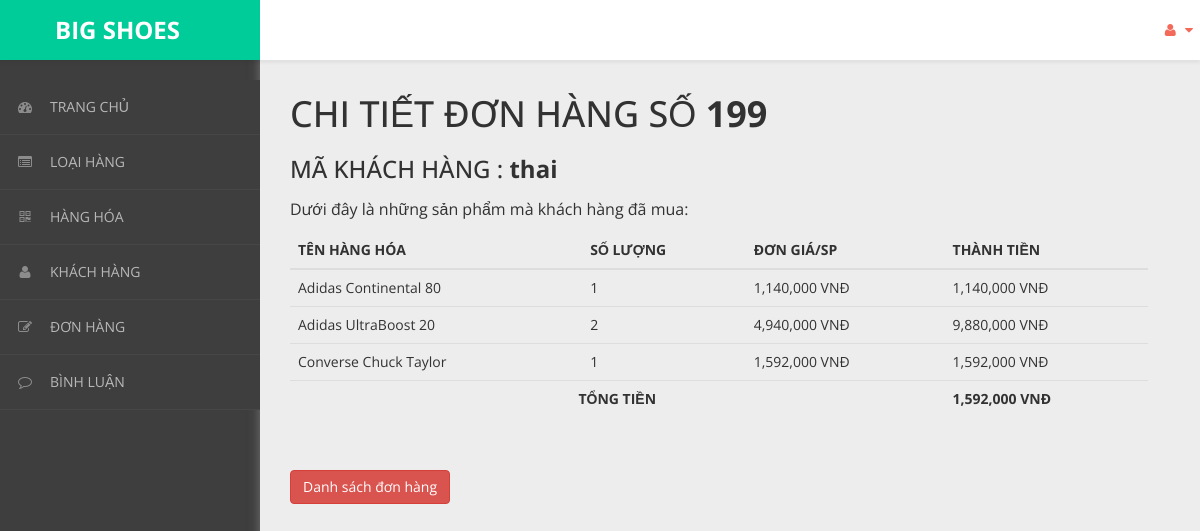
Screenshot of /admin/content/hoa-don/chi-tiet-hoa-don.php?ma_hd=199&ma_kh=thai with the database file from the repository.
### tables this page shows
CREATE TABLE `hoa_don_chi_tiet` (
  `ma_hd` int(11) NOT NULL,
  `so_luong` int(11) NOT NULL,
  `don_gia` int(11) NOT NULL,
  `ma_hh` int(11) NOT NULL
);

CREATE TABLE `hang_hoa` (
  `ma_hh` int(11) NOT NULL,
  `ten_hh` varchar(50) NOT NULL,
  `hinh` varchar(50) NOT NULL,
  `hinh1` varchar(255) NOT NULL,
  `hinh2` varchar(255) NOT NULL,
  `hinh3` varchar(255) NOT NULL,
  `don_gia` int(11) NOT NULL,
  `giam_gia` int(11) NOT NULL,
  `mo_ta` varchar(500) NOT NULL,
  `ma_loai` int(11) NOT NULL
);

### admin/dao/pdo.php (called while the page is built, shortened)
<?php
    function pdo_get_connection(){
        $pdo = new PDO("mysql:host=localhost;dbname=bigshoes",'root','');
        $pdo->setAttribute(PDO::ATTR_ERRMODE, PDO::ERRMODE_EXCEPTION);
        return $pdo;
    }
    function pdo_query($sql){
        $sql_args = array_slice(func_get_args(),1);
        try{
            $conn = pdo_get_connection();
            $stmt = $conn ->prepare($sql);
            $stmt -> execute($sql_args);
            $rows = $stmt -> fetchAll();
            return $rows;
        }catch(PDOException $e){
            throw $e;
        }finally{
            unset($conn);
        }
    }
    ?>

### admin/dao/hoa-don.php (called while the page is built, shortened)
<?php
require_once('pdo.php');
function hoa_don_chi_tiet_select_by_id($ma_hd)
{
    $sql = "SELECT hang_hoa.giam_gia, hoa_don_chi_tiet.so_luong, hang_hoa.don_gia,hang_hoa.ten_hh FROM hoa_don_chi_tiet
        JOIN hang_hoa ON hoa_don_chi_tiet.ma_hh = hang_hoa.ma_hh
        WHERE hoa_don_chi_tiet.ma_hd=?";
    return pdo_query($sql, $ma_hd);
}

### admin/content/hoa-don/chi-tiet-hoa-don.php (the view, shortened to what this page needs)
<!DOCTYPE html>
<html xmlns="http://www.w3.org/1999/xhtml">
<head>
    <link href="../../../css/admin/css/bootstrap.css" rel="stylesheet" />
    <link href="../../../css/admin/css/font-awesome.css" rel="stylesheet" />
    <link href="../../../css/admin/css/custom-styles.css" rel="stylesheet" />
</head>
<body>
    <div id="wrapper">
        <nav class="navbar navbar-default top-navbar" role="navigation">
            <div class="navbar-header">
                <a class="navbar-brand" href="../../../../bigshoes/trang-chinh/" style="background:#00CC99;">
                    <strong style="margin-left: 40px;">BIG SHOES</strong></a>
            </div>
            <ul class="nav navbar-top-links navbar-right">
                <li class="dropdown">
                    <a class="dropdown-toggle" data-toggle="dropdown" href="#" aria-expanded="false">
                        <i class="fa fa-user fa-fw"></i> <i class="fa fa-caret-down"></i>
                    </a>
                </li>
            </ul>
        </nav>
        <nav class="navbar-default navbar-side" role="navigation">
            <div class="sidebar-collapse">
                <ul class="nav" id="main-menu">
                    <li>
                        <a href="../thong-ke/thong-ke-list.php"><i class="fa fa-dashboard"></i>TRANG CHỦ</a>
                    </li>
                    <li>
                        <a href="../loai-hang/loai-hang-list.php"><i class="fa fa-list-alt" aria-hidden="true"></i>LOẠI HÀNG</a>
                    </li>
                    <li>
                        <a href="../hang-hoa/hang-hoa-list.php"><i class="fa fa-qrcode"></i>HÀNG HÓA</a>
                    </li>
                    <li>
                        <a href="../khach-hang/khach-hang-list.php"><i class="fa fa-user"></i>KHÁCH HÀNG</a>
                    </li>
                    <li>
                        <a href="../hoa-don/hoa-don-list.php"><i class="fa fa-edit"></i>ĐƠN HÀNG</a>
                    </li>
                    <li>
                        <a href="../binh-luan/binh-luan-list.php"><i class="fa fa-comment-o" aria-hidden="true"></i>BÌNH LUẬN</a>
                    </li>
                </ul>
            </div>
        </nav>
        <div id="page-wrapper">
            <div class="header">
                <?php
                require_once('../../../admin/dao/hoa-don.php');
                extract($_REQUEST);
                $items = hoa_don_chi_tiet_select_by_id($ma_hd);
                ?>
                <div class="page-header">
                    <h1>CHI TIẾT ĐƠN HÀNG SỐ <b><?= $ma_hd ?></b></h1><br>
                    <h3>MÃ KHÁCH HÀNG : <b><?= $ma_kh; ?></b></h3>
                    <p>Dưới đây là những sản phẩm mà khách hàng đã mua: </p>
                    <table class="table table-hover">
                        <thead>
                            <tr>
                                <th>TÊN HÀNG HÓA</th>
                                <th>SỐ LƯỢNG</th>
                                <th>ĐƠN GIÁ/SP</th>
                                <th>THÀNH TIỀN</th>
                            </tr>
                        </thead>
                        <tbody>
                            <?php foreach ($items as $item) {
                                extract($item);
                            ?>
                                <tr>
                                    <td><?= $ten_hh ?></td>
                                    <td><?= $so_luong ?></td>
                                    <td><?= number_format($don_gia  - ($don_gia * $giam_gia) / 100) ?> VNĐ</td>
                                    <td><?= number_format(($don_gia - ($don_gia * $giam_gia) / 100) * $so_luong); ?> VNĐ</td>
                                </tr>
                            <?php } ?>
                            <tr>
                                <td colspan="3" style="text-align:center;"><b>TỔNG TIỀN</b></td>
                                <td><b><?= number_format(($don_gia - ($don_gia * $giam_gia) / 100) * $so_luong); ?> VNĐ</b></td>
                            </tr>
                        </tbody>
                    </table>
                </div>
                <a href="hoa-don-list.php"><button class="btn btn-danger">Danh sách đơn hàng</button></a>
            </div>
        </div>
    </div>
</body>
</html>

### css/admin/css/custom-styles.css (style rules this page uses)
body { font-family: 'Open Sans', sans-serif; background: #3E3E3E; }
#wrapper { width: 100%; }
#page-wrapper { padding: 15px 15px; min-height: 600px; background: #EDEDED; }
h1, .h1, h2, .h2, h3, .h3 { margin-top: 7px; margin-bottom: -5px; }
p { font-size:16px; line-height:25px; padding-top:20px; }
.navbar-side { z-index: 0; }
.navbar-side .nav > li > a > i { color: #8C8C8C;padding: 8px;width: 30px;text-align: center; }
.top-navbar { position: fixed; width: 100%; z-index: 300; -webkit-box-shadow: 0 3px 3px rgba(0, 0, 0, 0.05); -moz-box-shadow: 0 3px 3px rgba(0, 0, 0, 0.05); box-shadow: 0 3px 3px rgba(0, 0, 0, 0.05); }
.navbar-side { z-index: 1; position: fixed; width: 260px; top: 80px; }
#page-wrapper { position: relative; top: 55px; box-shadow: 0 0 10px #757575; -moz-box-shadow: 0 0 10px #757575; -webkit-box-shadow: 0 0 10px #757575; }
.page-header { margin: 0;border-bottom: 1px solid transparent;text-align: left;background-color: rgb(237, 237, 237);padding: 32px 22px 32px 0;color: #323232; }
.header { margin: 0 30px; }
.top-navbar { margin:0px; }
.top-navbar .navbar-brand { color: #fff;width: 260px;text-align: left;height: 60px;font-size: 24px;font-weight: 700;line-height: 30px;background: #F36A5A; }
.top-navbar .nav > li { position: relative; display: inline-block; margin: 0px; padding: 0px; }
.top-navbar .nav > li > a { position: relative; display: block; padding: 20px;color: #FFFFFF; margin: 0px; }
.sidebar-collapse , .sidebar-collapse .nav { background:none; }
.sidebar-collapse .nav { padding:0; }
.sidebar-collapse .nav > li > a { color: #B8B8B8; background:transparent; text-shadow:none; font-size: 14px; }
.sidebar-collapse > .nav > li > a { padding: 12px 10px; }
.sidebar-collapse > .nav > li { border-bottom: 1px solid rgba(107, 108, 109, 0.19); }
.navbar-side { border:none; background: #3E3E3E; }
.top-navbar { background: #FFFFFF; border-bottom:none; }
.top-navbar .nav > li > a > i { margin-right: 2px; }
.navbar-default { border:0px solid black; }
.navbar-header { background: transparent; }
.nav > li > a > i { margin-right:10px; color: rgb(243, 106, 90); }
@media (min-width:768px) { #page-wrapper { margin: 0 0 0 260px; padding: 0; min-height: 1200px; } }
@media (min-width:768px) { .navbar-side { width: 260px; z-index: 1; } }
@media (min-width:768px) { .navbar { border-radius: 0px; } }

### rows the page displays
hoa_don_chi_tiet: ma_hh.ten_hh "Adidas Continental 80", so_luong "1", $don_gia-($don_gia*$giam_gia)/100 "1,140,000", ($don_gia - ($don_gia * $giam_gia) / 100) * $so_luong "1,140,000"
hoa_don_chi_tiet: ma_hh.ten_hh "Adidas UltraBoost 20", so_luong "2", $don_gia-($don_gia*$giam_gia)/100 "4,940,000", ($don_gia - ($don_gia * $giam_gia) / 100) * $so_luong "9,880,000"
hoa_don_chi_tiet: ma_hh.ten_hh "Converse Chuck Taylor", so_luong "1", $don_gia-($don_gia*$giam_gia)/100 "1,592,000", ($don_gia - ($don_gia * $giam_gia) / 100) * $so_luong "1,592,000"
hang_hoa: ($don_gia - ($don_gia * $giam_gia) / 100) * $so_luong "1,592,000"

### other values shown
$ma_hd "199"
$ma_kh "thai"
